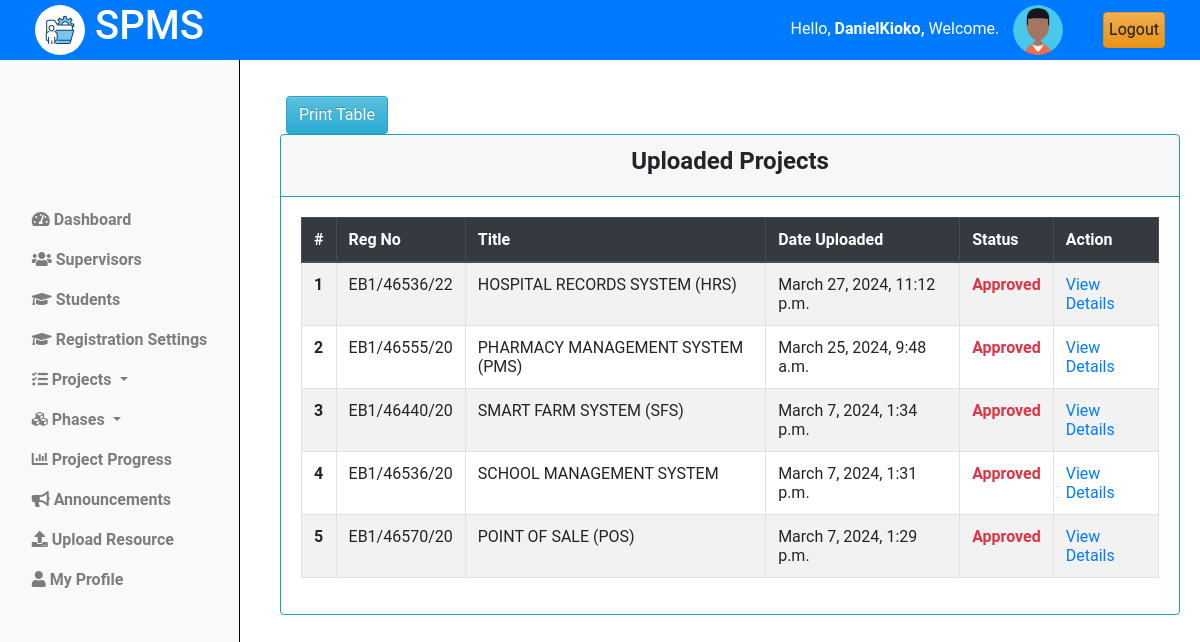
Screenshot of /coordinator/titles/uploaded_titles/ (signed in) with the database file from the repository.
### projectsApp/models.py (models this page shows, shortened)
class Coordinator(AbstractUser):
    pass

class Projects(models.Model):
    student = models.ForeignKey(Student, on_delete=models.CASCADE)
    title = models.CharField(max_length=255)
    description = models.TextField()
    objectives = models.TextField()
    lecturer = models.ForeignKey(Lecturer, on_delete=models.SET_NULL, null=True, blank=True)
    status = models.CharField(max_length=50, choices=[
        ('pending', 'Pending'),
        ('approved', 'Approved'),
        ('rejected', 'Rejected')
    ], default='Pending')
    created_at = models.DateTimeField(auto_now_add=True)
    updated_at = models.DateTimeField(auto_now=True)

class Student(models.Model):
    regno = models.CharField(max_length=255, unique=True)
    email = models.EmailField(max_length=255, unique=True)
    name = models.CharField(max_length=255)
    phone_number = models.IntegerField(null=True, blank=True)
    intake_year = models.PositiveSmallIntegerField(default=2024)
    password = models.CharField(max_length=128, null=False, blank=False)
    user_id = models.AutoField(primary_key=True)
    last_login = models.DateTimeField(blank=True, null=True)
    USERNAME_FIELD = 'email'
    REQUIRED_FIELDS = ['regno', 'name', 'phone_number']
    class Meta:
        db_table = "students"

### projectsApp/AccessControl.py (the view)
    @login_required
    def wrapper(request, *args, **kwargs):
        if not isinstance(request.user, Coordinator):
            return redirect('cordinator_login')
        return function(request, *args, **kwargs)

### projectsApp/AccessControl.py (called while the page is built)
def coordinator_required(function):
    @login_required
    def wrapper(request, *args, **kwargs):
        if not isinstance(request.user, Coordinator):
            return redirect('cordinator_login')
        return function(request, *args, **kwargs)
    return wrapper

### projectsApp/views.py (called while the page is built)
@coordinator_required
def view_projects(request):
    projects = Projects.objects.all().order_by('-created_at')
    context = {
        'projects':projects
        }
    return render(request, 'cordinator/projects.html',context)

### projectsApp/templates/cordinator/projects.html (shortened to what this page needs)
{% extends 'base_cord.html' %}
{% load static %}
{% block content %}
{% include 'column1_cord.html' %}
<div class="content">
    <div class="container-fluid">
        <div class="row">
            <div class="text-center mt-3 ml-3">
                <button id="print-button" onclick="printTable()" class="btn btn-info">Print Table</button>
            </div>
            <div class="card border-info">
                <div class="card-header text-center border-info">
                    <h4><b>Uploaded Projects</b></h4>
                </div>
                <div class="card-body">
                    <table id="print-table" class="table table-bordered table-hover  table-striped border-info">
                        <thead class="thead-dark">
                            <tr>
                                <th scope="col">#</th>
                                <th scope="col">Reg No</th>
                                <th scope="col">Title</th>
                                <th scope="col">Date Uploaded</th>
                                <th scope="col">Status</th>
                                <th scope="col">Action</th>
                            </tr>
                        </thead>
                        <tbody>
                            {% if projects.exists %}
                                {% for project in projects %}
                                    <tr>
                                        <th scope="row">{{forloop.counter}}</th>
                                        <td>{{project.student.regno|upper}}</td>
                                        <td>{{project.title|upper}}</td>
                                        <td>{{project.created_at}}</td>
                                        <td class="text-danger "><b>{{project.status|title}}</b></td>
                                        <td><a href="{% url "view_project_details" project.id%}"> View Details </a></td>
                                    </tr>
                            {% endfor %}
                            {% else %}
                                <tr>
                                    <td colspan="6" class="text-center text-danger">No Uploaded projects found.</td>
                                </tr>
                            {% endif %}
                        </tbody>
                    </table>
                </div>
            </div>
        </div>
    </div>
</div>
<link rel="stylesheet" href="{% static 'css/mystudents.css' %}">
{% endblock %}

### projectsApp/templates/base_cord.html (shortened to what this page needs)
{% load static %}
<!doctype html>
<html class="no-js h-100" lang="en">
  <head>
    <link href="https://use.fontawesome.com/releases/v5.0.6/css/all.css" rel="stylesheet">
    <link href="https://stackpath.bootstrapcdn.com/bootstrap/4.5.2/css/bootstrap.min.css" rel="stylesheet">
    <link rel="stylesheet" href="https://cdn.jsdelivr.net/npm/bootstrap@3.3.7/dist/css/bootstrap-theme.min.css">
</head>
<body>
    <header>
        <div class="container-fluid">
            <div class="row align-items-center">
                <div class="col-md-3">
                    <div class="left">
                        <img src="{% static 'images/logo.jpg' %}" alt="Logo" class="logo">
                        <h1>SPMS</h1>
                    </div>
                </div>
                <div class="col-md-9 d-flex justify-content-end">
                    <div class="row align-items-center">
                        <div class="col-auto">
                            <span class="username mb-3" style="padding:10px;">
                                Hello,
                                <strong>
                                    {% if request.user.is_authenticated %}
                                        {% if request.user.is_staff %}
                                            {{ request.user.username }},
                                        {% else %}
                                            {{ request.user.name }},
                                        {% endif %}
                                    {% else %}
                                        Guest,
                                    {% endif %}
                                </strong>
                                Welcome.
                            </span>
                            <img src="{% static 'images/profile.png'%}" alt="Profile Picture" class="profile-pic">
                        </div>
                        <div class="col-auto">
                            <a href="{% url 'logout' %}" class="btn btn-warning" style="padding:5px;">Logout</a>
                        </div>
                    </div>
                </div>
            </div>
        </div>
    </header>
    {% block content %}
    {% endblock %}
</body>
</html>

### projectsApp/static/css/mystudents.css (style rules this page uses)
.content { margin-left: 250px; padding: 20px; margin-top: 60px; }
.card { width: 100%; margin-left: 10px; }

### projectsApp/templates/base_cord.html (style rules this page uses)
body { font-family: 'Roboto', sans-serif; margin: 0; padding: 0; }
header { background-color: #007BFF; color: white; display: flex; justify-content: space-between; align-items: center; text-align: center; padding: 10px 20px; z-index: 20; position: fixed; top: 0; left: 0; width: 100%; height: 60px; }
header .left { display: flex; align-items: center; }
header .logo { width: 50px; height: 50px; margin-right: 10px; border-radius: 50%; }
header .profile-pic { width: 50px; height: 50px; border-radius: 50%; margin-right: 10px; }

### rows the page displays
Coordinator: user.username "DanielKioko"
Projects: student.regno "EB1/46536/22", title "HOSPITAL RECORDS SYSTEM (HRS)", created_at "March 27, 2024, 11:12 p.m.", status "Approved"
Projects: student.regno "EB1/46555/20", title "PHARMACY MANAGEMENT SYSTEM (PMS)", created_at "March 25, 2024, 9:48 a.m.", status "Approved"
Projects: student.regno "EB1/46440/20", title "SMART FARM SYSTEM (SFS)", created_at "March 7, 2024, 1:34 p.m.", status "Approved"
Projects: student.regno "EB1/46536/20", title "SCHOOL MANAGEMENT SYSTEM", created_at "March 7, 2024, 1:31 p.m.", status "Approved"
Projects: student.regno "EB1/46570/20", title "POINT OF SALE (POS)", created_at "March 7, 2024, 1:29 p.m.", status "Approved"
